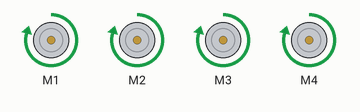
Recording of a sketch running on a simulated Arduino Uno, built with avr-gcc and run on an emulated ATmega328P. Shown: 4 × DC motor (green arrow = forward, orange = backward, longer = faster).

Above: at 0.1 s.
Timing chart, 0 to 1.6 s (numbered marks = the images above):
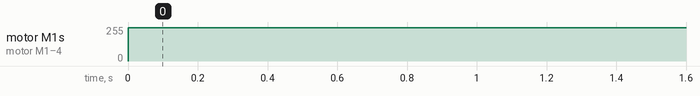

Measured:
- by itself, motor M1–4: stopped → forward 250/255 at 0.00 s

The sketch:

lrf_object_avoiding.ino
```cpp
//ARDUINO LINE FOLLOWING CAR//
// YOU HAVE TO INSTALL THE AFMOTOR LIBRARY BEFORE UPLOAD THE CODE//
// GO TO SKETCH >> INCLUDE LIBRARY >> ADD .ZIP LIBRARY >> SELECT AF MOTOR ZIP FILE //

//including the libraries
#include <AFMotor.h>


//defining motors
AF_DCMotor motor1(1, MOTOR12_1KHZ);
AF_DCMotor motor2(2, MOTOR12_1KHZ);
AF_DCMotor motor3(3, MOTOR34_1KHZ);
AF_DCMotor motor4(4, MOTOR34_1KHZ);


void setup() {
  //begin serial communication
  Serial.begin(9600);

}

int s1, s2, s3, s4, s5;
void sensorRead() {
//   s1 = digitalRead(ir1);  //Left Most Sensor
//   s2 = digitalRead(ir2);  //Left Sensor
//   s3 = digitalRead(ir3);  //Middle Sensor
//   s4 = digitalRead(ir4);  //Right Sensor
//   s5 = digitalRead(ir5);  //Right Most Sensor
// }
}

void goRight()
{
    motor1.run(BACKWARD);
    motor1.setSpeed(250);
    motor2.run(BACKWARD);
    motor2.setSpeed(250);
    motor3.run(FORWARD);
    motor3.setSpeed(250);
    motor4.run(FORWARD);
    motor4.setSpeed(250);
}
void goLeft()
{
    motor1.run(FORWARD);
    motor1.setSpeed(250);
    motor2.run(FORWARD);
    motor2.setSpeed(250);
    motor3.run(BACKWARD);
    motor3.setSpeed(250);
    motor4.run(BACKWARD);
    motor4.setSpeed(250);
}

void goForward()
{
    motor1.run(FORWARD);
    motor1.setSpeed(250);
    motor2.run(FORWARD);
    motor2.setSpeed(250);
    motor3.run(FORWARD);
    motor3.setSpeed(250);
    motor4.run(FORWARD);
    motor4.setSpeed(250);

}

void goStop(){
   motor1.run(RELEASE);
    motor1.setSpeed(0);
    motor2.run(RELEASE);
    motor2.setSpeed(0);
    motor3.run(RELEASE);
    motor3.setSpeed(0);
    motor4.run(RELEASE);
    motor4.setSpeed(0);
}

void loop() {
  // sensorRead();
  //setSpeed(80);
  //if only middle sensor detects black line
 //goLeft();
goForward();

}
```
